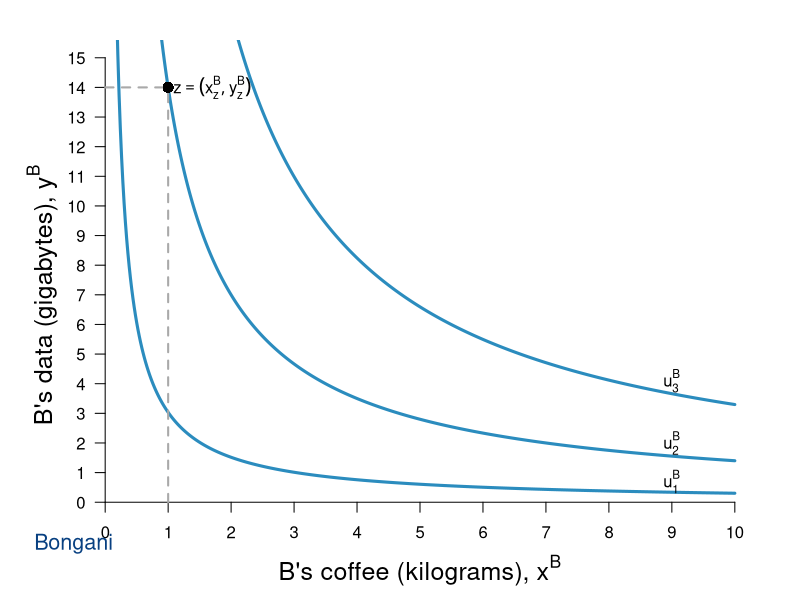

Write the R code that produced this figure.
require(ggplot2)
require(shape)
pdf(file = "property/property_fig1b.pdf", width = 9, height = 7)

#Set parameters for graphics
axislabelsize <- 1.5
graphlinewidth <- 3
namesize <- 1.3

COL <- c("#7fc97f", "#beaed4", "#fdc086", "#ffff99", "#386cb0", "#f0027f", "#bf5b17", "#666666")
COLA <- c("#99d8c9","#66c2a4","#41ae76", "#238b45", "#005824")
COLB <- c("#4eb3d3", "#2b8cbe", "#0868ac","#084081")

uA <- function(x, y, alpha = 0.5, lambda = 0.4) {
  (x^(alpha)*y^(1 - alpha))^(1-lambda)*((10 - x)^(alpha)*(15 - y)^(1 - alpha))^lambda
}

indiffcurveB1 <- function(x, U = 3.741657, A = 1, a = 0.5) {
  ((((U-2)/A)*(1/x)^a)^(1/(1-a)))
}

indiffcurveB2 <- function(x, U = 3.741657, A = 1, a = 0.5) {
  (((U/A)*(1/x)^a)^(1/(1-a)))
}

indiffcurveB3 <- function(x, U = 3.741657, A = 1, a = 0.5) {
  ((((U+2)/A)*(1/x)^a)^(1/(1-a)))
}

#Aisha happens to have found 8 coffee and 2 data, 
#and Betty happens to have found 2 coffee and 13 data. 
#Aisha's utility (8^0.5)*(2^0.5) = 4
#Betty's utility (2^0.5)*(13^0.5) = 5.09

#COL <- c("#1B9E77", "#D95F02", "#7570B3", "#E7298A", "#66A61E", "#E6AB02", "#A6761D", "#666666")
#COL <- c("#7fc97f", "#beaed4", "#fdc086", "#ffff99")
COL <- c("#fc9272", "#fb6a4a", "#ef3b2c","#cb181d", "#99000d")
par(mar =  c(4, 4, 2, 2))
xlims <- c(0, 10)
ylims <- c(0, 15)



plot(0, 0, xlim = xlims, ylim = ylims, type = "n",
     xlab = "",
     ylab = "",
     xaxt = "n", 
     yaxt = "n", 
     cex.lab = axislabelsize, 
     bty = "n")

mtext(expression(paste("B's coffee (kilograms), ", x^B)), side=1, line = 2.5, cex = axislabelsize)
text(-1, 7, expression(paste("B's data (gigabytes), ", y^B)), xpd = TRUE, cex = axislabelsize, srt = 90) 


npts <- 500 
npts2 <- 501
#Specify the sequences of points for graphing. 
xx1 <- seq(xlims[1], xlims[2], length.out = npts)
#xx2 <- seq(xlims[1], xlims[2], length.out = npts)
#xx3 <- seq(xlims[1], xlims[2], length.out = npts2)
#xx4 <- seq(xlims[1], 10, length.out = npts2)

#Draw the lines for the graphs
lines(xx1, indiffcurveB1(xx1), col = COLB[2], lwd = graphlinewidth)
lines(xx1, indiffcurveB2(xx1), col = COLB[2], lwd = graphlinewidth)
lines(xx1, indiffcurveB3(xx1), col = COLB[2], lwd = graphlinewidth)
#lines(xx2, solowCondition(xx2, delta = 5), col = COL[3], lwd = 4)
#lines(xx2, solowInfeas(xx2, delta = 5), col = COL[1], lwd = 4, lty = 2)

#Customize ticks and labels for the plot
ticksy <- seq(from = 0, to = 15, by = 1)
ylabels <- seq(from = 0, to = 15, by = 1)
ticksx <- seq(from = 0, to = 10, by = 1)
xlabels <- seq(from = 0, to = 10, by = 1)
axis(1, at = ticksx, pos = 0, labels = xlabels)
axis(2, at = ticksy, pos = 0, labels = ylabels, las = 1)

#Annotation of the three graphs and the NE
text(9, 0.7, expression(u[1]^B))
text(9, 2, expression(u[2]^B))
text(9, 4.1, expression(u[3]^B))
#text(16, 0.52, expression(paste("Nash Equilibrium")))

#Line to label B's endowment
segments(0, 14, 1, 14, lty = 2, col = "darkgray", lwd = 2)
segments(1, 0, 1, 14, lty = 2, col = "darkgray", lwd = 2)

#Add a point for Aisha's endowment
points(1, 14, pch = 16, col = "black", cex = 1.5)

#Annotating B's endowment
text(1.7, 14, expression(z == (list(x[z]^B, y[z]^B))))


text(-0.5, -1.4, expression("Bongani"), xpd = TRUE, cex = namesize, col = COLB[4])
#text(10.4, 16.4, expression("Bongani"), xpd = TRUE, cex = namesize, col = COLB[4])

#Arrow to Slope of BRF
#Arrows(14.2, 0.12, 12.2, 0.12, col = "black", lty = 1, lwd = 2, arr.type = "triangle")
#text(16.8, 0.12, expression(paste("Slope = ", q[p])))

#Arrow to Slope of isoprofit
#Arrows(13, 0.80, 15, 0.80, col = "black", lty = 1, lwd = 2, arr.type = "triangle")
#text(10.2, 0.80, expression(paste("Slope = ", frac(q, p))))

dev.off()
